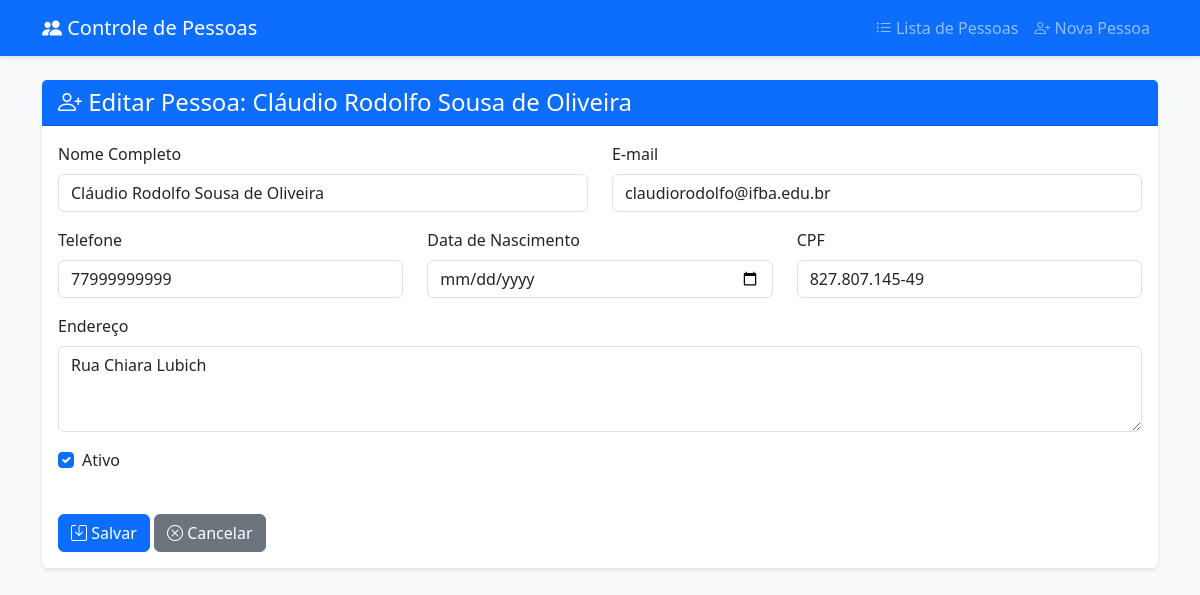
/1/editar/, run on an earlier commit of the app's database.
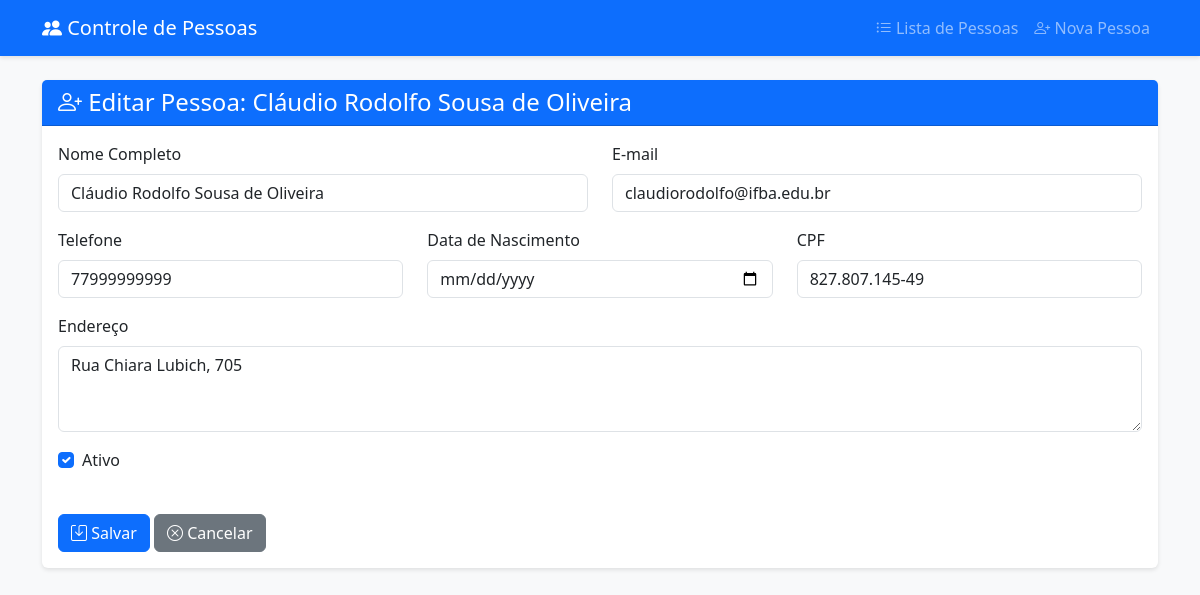
And on a later commit of the database.
### pessoas/models.py (models this page shows, shortened)
class Pessoa(models.Model):
    nome = models.CharField(max_length=100, verbose_name='Nome')
    email = models.EmailField(max_length=100, unique=True, verbose_name='E-mail')
    telefone = models.CharField(max_length=20, blank=True, null=True, verbose_name='Telefone')
    data_nascimento = models.DateField(blank=True, null=True, verbose_name='Data de Nascimento')
    cpf = models.CharField(max_length=14, blank=True, null=True, unique=True, verbose_name='CPF')
    endereco = models.TextField(blank=True, null=True, verbose_name='Endereço')
    data_criacao = models.DateTimeField(auto_now_add=True, verbose_name='Data de Criação')
    data_atualizacao = models.DateTimeField(auto_now=True, verbose_name='Data de Atualização')
    ativo = models.BooleanField(default=True, verbose_name='Ativo')
    class Meta:
        verbose_name = 'Pessoa'
        verbose_name_plural = 'Pessoas'
        ordering = ['-data_criacao']
        indexes = [
            models.Index(fields=['nome']),
            models.Index(fields=['email']),
        ]

### pessoas/views.py (the view)
# urls.py: path('<int:pk>/editar/', views.editar_pessoa, name='editar'),
def editar_pessoa(request, pk):
    pessoa = get_object_or_404(Pessoa, pk=pk)
    if request.method == 'POST':
        form = PessoaForm(request.POST, instance=pessoa)
        if form.is_valid():
            pessoa = form.save()
            messages.success(request, f'Pessoa "{pessoa.nome}" atualizada com sucesso!')
            return redirect('pessoas:detalhe', pk=pessoa.pk)
    else:
        form = PessoaForm(instance=pessoa)
    context = {
        'form': form,
        'pessoa': pessoa,
        'titulo': f'Editar Pessoa: {pessoa.nome}',
    }
    return render(request, 'pessoas/form.html', context)

### pessoas/templates/pessoas/form.html (shortened to what this page needs)
{% extends 'pessoas/base.html' %}
{% block content %}
<div class="card">
    <div class="card-header bg-primary text-white">
        <h4 class="mb-0">
            <i class="bi bi-person-plus"></i> {{ titulo }}
        </h4>
    </div>
    <div class="card-body">
        <form method="post">
            <div class="row">
                <div class="col-md-6 mb-3">
                    <label for="{{ form.nome.id_for_label }}" class="form-label">
                        {{ form.nome.label }}
                    </label>
                    {{ form.nome }}
                </div>
                <div class="col-md-6 mb-3">
                    <label for="{{ form.email.id_for_label }}" class="form-label">
                        {{ form.email.label }}
                    </label>
                    {{ form.email }}
                </div>
            </div>
            <div class="row">
                <div class="col-md-4 mb-3">
                    <label for="{{ form.telefone.id_for_label }}" class="form-label">
                        {{ form.telefone.label }}
                    </label>
                    {{ form.telefone }}
                </div>
                <div class="col-md-4 mb-3">
                    <label for="{{ form.data_nascimento.id_for_label }}" class="form-label">
                        {{ form.data_nascimento.label }}
                    </label>
                    {{ form.data_nascimento }}
                </div>
                <div class="col-md-4 mb-3">
                    <label for="{{ form.cpf.id_for_label }}" class="form-label">
                        {{ form.cpf.label }}
                    </label>
                    {{ form.cpf }}
                </div>
            </div>
            <div class="row">
                <div class="col-md-12 mb-3">
                    <label for="{{ form.endereco.id_for_label }}" class="form-label">
                        {{ form.endereco.label }}
                    </label>
                    {{ form.endereco }}
                </div>
            </div>
            <div class="row">
                <div class="col-md-12 mb-3">
                    <div class="form-check">
                        {{ form.ativo }}
                        <label class="form-check-label" for="{{ form.ativo.id_for_label }}">
                            {{ form.ativo.label }}
                        </label>
                    </div>
                </div>
            </div>
            <div class="mt-4">
                <button type="submit" class="btn btn-primary">
                    <i class="bi bi-save"></i> Salvar
                </button>
                <a href="{% url 'pessoas:lista' %}" class="btn btn-secondary">
                    <i class="bi bi-x-circle"></i> Cancelar
                </a>
            </div>
        </form>
    </div>
</div>
{% endblock %}

What changed in the data, as far as the page shows it:
changed Pessoa "Cláudio Rodolfo Sousa de Oliveira": endereco "Rua Chiara Lubich" → "Rua Chiara Lubich, 705"
